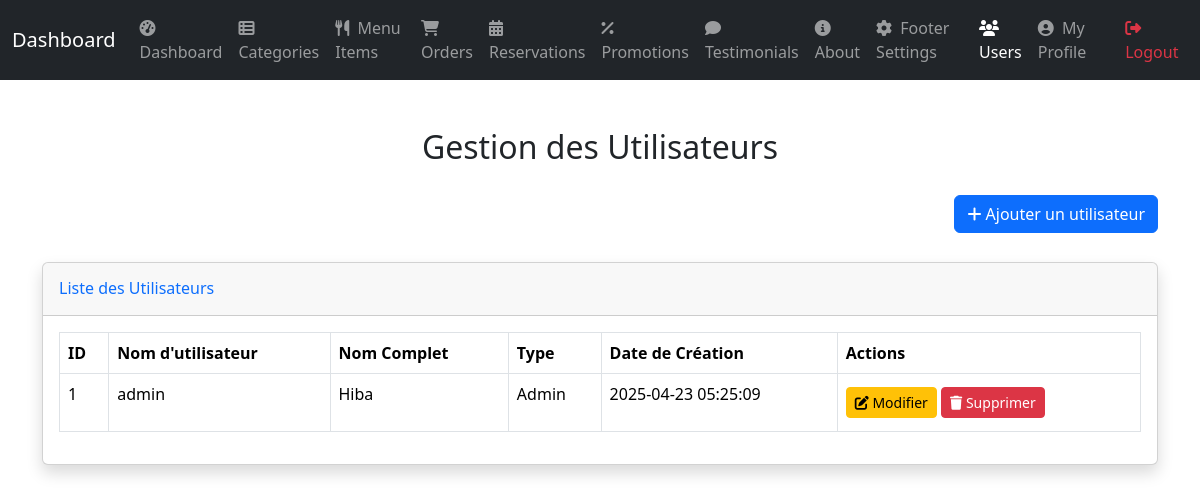
/admin/manage_users.php (signed in), run on the app's committed database.
### tables this page shows
CREATE TABLE `users` (
  `id` int(11) NOT NULL,
  `username` varchar(50) NOT NULL,
  `password` varchar(255) NOT NULL,
  `type` enum('admin','limited') NOT NULL DEFAULT 'limited',
  `full_name` varchar(255) NOT NULL,
  `created_at` datetime NOT NULL DEFAULT current_timestamp()
);

### admin/manage_users.php (the view, shortened to what this page needs)
<?php
    require_once 'db.php';
    $users = [];
    try {
        $query  = "SELECT * FROM users ORDER BY id DESC";
        $result = $mysqli->query($query);
        if ($result) {
            $users = $result->fetch_all(MYSQLI_ASSOC);
        } else {
            throw new Exception('Erreur lors de la récupération des utilisateurs.');
        }
    } catch (Exception $e) {
        echo '<script>alert("Erreur : ' . htmlspecialchars($e->getMessage()) . '");</script>';
        exit;
    }
?>
<?php include_once 'includes/header.php'; ?>
<div class="container mt-5">
    <h2 class="text-center mb-4">Gestion des Utilisateurs</h2>
    <div class="mb-4 text-end">
        <a href="add_user.php" class="btn btn-primary"><i class="fas fa-plus"></i> Ajouter un utilisateur</a>
    </div>
    <div class="card shadow mb-4">
        <div class="card-header py-3">
            <h6 class="m-0 font-weight-bold text-primary">Liste des Utilisateurs</h6>
        </div>
        <div class="card-body">
            <div class="table-responsive">
                <table class="table table-bordered" width="100%" cellspacing="0">
                    <thead>
                        <tr>
                            <th>ID</th>
                            <th>Nom d'utilisateur</th>
                            <th>Nom Complet</th>
                            <th>Type</th>
                            <th>Date de Création</th>
                            <th>Actions</th>
                        </tr>
                    </thead>
                    <tbody>
                        <?php if (! empty($users)): ?>
<?php foreach ($users as $user): ?>
                                <tr>
                                    <td><?php echo htmlspecialchars($user['id']); ?></td>
                                    <td><?php echo htmlspecialchars($user['username']); ?></td>
                                    <td><?php echo htmlspecialchars($user['full_name']); ?></td>
                                    <td><?php echo htmlspecialchars(ucfirst($user['type'])); ?></td>
                                    <td><?php echo htmlspecialchars($user['created_at']); ?></td>
                                    <td>
                                        <a href="edit_user.php?id=<?php echo htmlspecialchars($user['id']); ?>" class="btn btn-sm btn-warning">
                                            <i class="fas fa-edit"></i> Modifier
                                        </a>
                                        <form method="POST" action="delete_user.php" style="display:inline;" onsubmit="return confirm('Êtes-vous sûr de vouloir supprimer cet utilisateur ?');">
                                            <button type="submit" class="btn btn-sm btn-danger">
                                                <i class="fas fa-trash"></i> Supprimer
                                            </button>
                                        </form>
                                    </td>
                                </tr>
                            <?php endforeach; ?>
<?php else: ?>
                            <tr>
                                <td colspan="6" class="text-center">Aucun utilisateur disponible</td>
                            </tr>
                        <?php endif; ?>
                    </tbody>
                </table>
            </div>
        </div>
    </div>
</div>
<?php include_once 'includes/footer.php'; ?>

### admin/css/admin.css (style rules this page uses)
html, body { height: 100%; margin: 0; padding: 0; }
.btn { margin-top: 5px !important; margin-bottom: 5px !important; }

### data on the page
users: id "1", username "admin", full_name "Hiba", type "Admin", created_at "2025-04-23 05:25:09"
